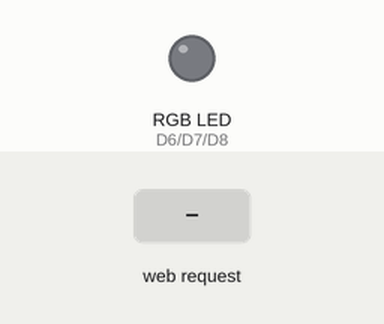
A sketch run on a simulated ESP8266 (NodeMCU). Parts: an RGB LED mixed from three pins (HIGH = lit). Inputs (shaded band) come from the test bench. WiFi joins after 1.5 s; servers stay silent unless stated; what the sketch prints to the serial monitor is not drawn.

Above: at 2.7 s.
2.8 s: HTTP request GET /R received
At 3.4 s:
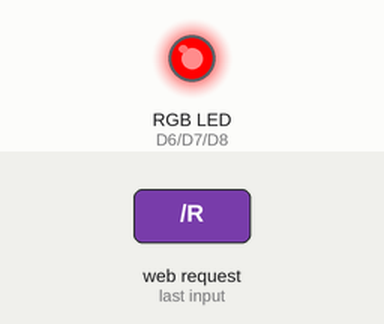
4.3 s: HTTP request GET /G received
At 5.5 s:
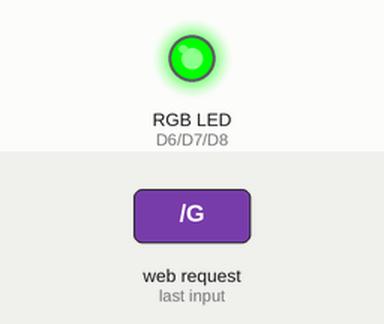
5.8 s: HTTP request GET /B received
At 6.8 s:
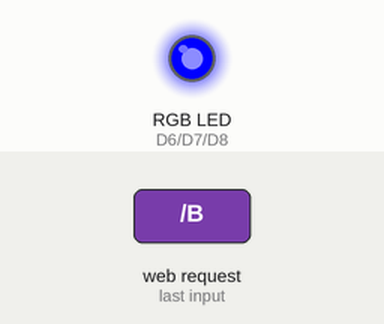
7.3 s: HTTP request GET /W received
At 8.0 s:
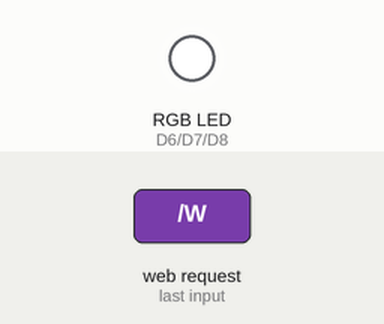
Timing chart, 0 to 9.8 s (numbered marks = the images above; inputs shaded):
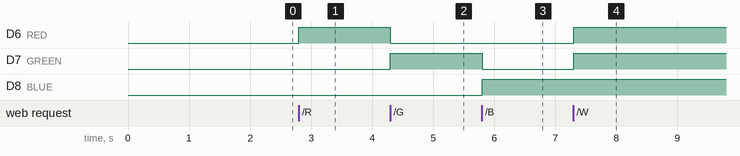

The sketch:

21May_RGB_using_app.ino
```cpp
#include <ESP8266WiFi.h>
#include <WiFiClient.h>

const char* ssid = "dongle";
const char* password = "TEST0562";
WiFiServer server(80);

int RED = D6;
int GREEN = D7;
int BLUE = D8;

void setup()
{
  Serial.begin(115200);
  delay(10);
  pinMode(RED, OUTPUT);
  pinMode(GREEN, OUTPUT);
  pinMode(BLUE, OUTPUT);

  Serial.println();
  Serial.println();
  Serial.print("Connecting to ");
  Serial.println(ssid);

  WiFi.begin(ssid, password);

  while (WiFi.status() != WL_CONNECTED) {
    delay(500);
    Serial.print(".");
  }
  Serial.println("");
  Serial.println("WiFi connected");

  // Start the server
  server.begin();
  Serial.println("Server started");
  // Print the IP address
  Serial.print("Use this URL to connect: ");
  Serial.print("http://");
  Serial.print(WiFi.localIP());
  Serial.println("/");
}
void loop()
{
  WiFiClient client = server.available();
  if (!client) {
    return;
  }

  // Wait until the client sends some data
  Serial.println("new client");
  while(!client.available()){
    delay(1);
  }
  // Read the first line of the request
  String request = client.readStringUntil('\r');
  Serial.println(request);
  client.flush();

   if (request.indexOf("/R")!=-1)
   {
      digitalWrite(RED,HIGH);
      digitalWrite(GREEN,LOW);
      digitalWrite(BLUE,LOW);
   }
   if (request.indexOf("/G")!=-1)
   {
      digitalWrite(RED,LOW);
      digitalWrite(GREEN,HIGH);
      digitalWrite(BLUE,LOW);
   }
   if (request.indexOf("/B")!=-1)
   {
       digitalWrite(RED,LOW);
       digitalWrite(GREEN,LOW);
       digitalWrite(BLUE,HIGH);
   }
   if (request.indexOf("/W")!=-1)
   {
      digitalWrite(RED,HIGH);
      digitalWrite(GREEN,HIGH);
      digitalWrite(BLUE,HIGH);
   }
   if (request.indexOf("/O")!=-1)
   {
      digitalWrite(RED,LOW);
      digitalWrite(GREEN,LOW);
      digitalWrite(BLUE,LOW);
   }
   client.println("HTTP/1.1 200 OK");
   client.println("Content-Type: text/html");
   client.println("");
   client.println("<!DOCTYPE HTML>");
   client.println("<html>");
   client.println("<br><br>");
   client.println("<center>");
   client.print("<a href=\"/R\"><button> RED </button></a><br><br>");
   client.print("<a href=\"/G\"><button> GREEN</button></a><br><br>");
   client.print("<a href=\"/B\"><button> BLUE</button></a><br><br>");
   client.print("<a href=\"/W\"><button> WHITE </button></a><br><br>");
   client.print("<a href=\"/O\"><button> NO LIGHT</button></a><br><br>");
   client.println("</center>");
   client.println("</html>");
   delay(1);
   Serial.println("Client disonnected");
   Serial.println("");
}
```

Measured:
- after the input at 2.8 s, D6 (RED): LOW → HIGH at once
- after the input at 4.3 s, D6 (RED): HIGH → LOW at once; D7 (GREEN): LOW → HIGH at once
- after the input at 5.8 s, D7 (GREEN): HIGH → LOW at once; D8 (BLUE): LOW → HIGH at once
- after the input at 7.3 s, D6 (RED), D7 (GREEN): LOW → HIGH at once
